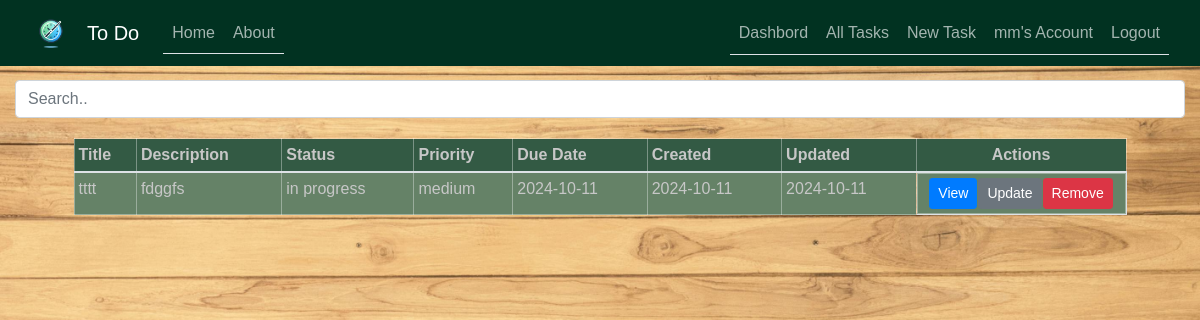
The app's page /tasks (signed in), older data.
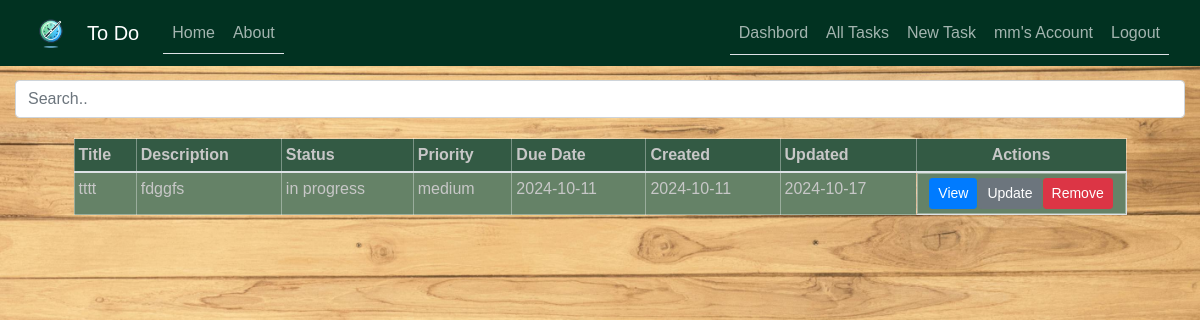
The same page, newer data.
### To_Do/models.py (models this page shows, shortened)
class Task(db.Model):
    id = db.Column(db.Integer, primary_key=True)
    user_id = db.Column(db.Integer, db.ForeignKey("user.id"), nullable=False)
    title = db.Column(db.String(255), nullable=False)
    description = db.Column(db.Text)
    status = db.Column(
        db.Enum("in progress", "completed", "pending"), default="in progress"
    )
    priority = db.Column(db.Enum("low", "medium", "high"), default="medium")
    due_date = db.Column(db.DateTime, default=datetime.utcnow)
    created_at = db.Column(db.DateTime, default=datetime.utcnow)
    updated_at = db.Column(
        db.DateTime, default=datetime.utcnow, onupdate=datetime.utcnow
    )
    notes = db.relationship(
        "Note", backref="task", lazy=True, cascade="all, delete-orphan"
    )
    task_collaborators = db.relationship(
        "TaskCollaborator", backref="task", lazy=True, cascade="all, delete-orphan"
    )

### To_Do/tasks/routes.py (the view)
@tasks.route("/tasks")
@login_required
def all_tasks():
    tasks = current_user.tasks
    return render_template("all_tasks.html", tasks=tasks)

### To_Do/models.py (called while the page is built)
@login_manager.user_loader
def load_user(user_id):
    return User.query.get(int(user_id))

### To_Do/templates/all_tasks.html (shortened to what this page needs)
{% extends "base.html" %}
{% import 'macros.html' as macros %}
{% block content %}
    <input class="form-control" id="myInput" type="text" placeholder="Search..">
    <table class="table table-bordered">
        <thead class="bg-steel">
            <tr>
                <th>Title</th>
                <th>Description</th>
                <th>Status</th>
                <th>Priority</th>
                <th>Due Date</th>
                <th>Created</th>
                <th>Updated</th>
                <th class="text-center actions-column">Actions</th>
            </tr>
        </thead>
        <tbody id="myTable">
            {% for task in tasks %}
                <tr>
                    <td class="article-title">{{ task.title }}</td>
                    <td class="article-content">{{ task.description }}</td>
                    <td>{{ task.status }}</td>
                    <td>{{ task.priority }}</td>
                    <td>{{ task.due_date.strftime('%Y-%m-%d') }}</td>
                    <td>{{ task.created_at.strftime('%Y-%m-%d') }}</td>
                    <td>{{ task.updated_at.strftime('%Y-%m-%d') }}</td>
                    <td class="table-actions d-flex justify-content-center">
                        <a href="{{ url_for('tasks.task', task_id=task.id) }}" class="btn btn-primary btn-sm">View</a>
                        <a href="{{ url_for('tasks.update_task', task_id=task.id) }}" class="btn btn-secondary btn-sm">Update</a>
                        <button type="button" class="btn btn-danger btn-sm" data-toggle="modal" data-target="#deleteModal{{ task.id }}">
                            Remove
                        </button>
                    </td>
                </tr>
            {% endfor %}
        </tbody>
    </table>
{% endblock %}

Row changes from the older to the newer data that the page shows:
changed Task "tttt": updated_at "2024-10-11" → "2024-10-17"
